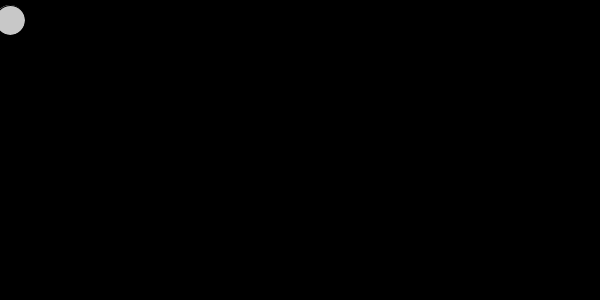
Frame 1 (no input)
Frame 60 (the mouse pressed at the canvas centre just before this capture): identical to frame 1, image omitted
Frame 120 (the mouse held since frame 60 and released just before this capture): identical to frame 1, image omitted

The Processing sketch that drew this single still picture (run headless with seeded random() and noise(); from frame 60 on, the mouse is pressed at the canvas centre):

// Processing sketch: button_controll
// ── button_controll.pde
// Buttons controlled game test #1
// By Alexander Noyanov


int x = 10;
int y = 20;
int step = 30;

// Green block drawing
void blockGreen(int x,int y){
      fill(0,200,0);
      rect(x,y,step,step);
      fill(0,100,0);
      rect(x+5,y+5,step-10,step-10);
      fill(0,50,0);
      rect(x+10,y+10,step-20,step-20);
}

void setup(){
  size(600,300);
}

void draw(){
  
  background(0);
  fill(200,200,200);
  ellipse(x,y,30,30);
  if(key == 'w'){
    key = '1';

  }else
  if(key=='d'){
    key = '1';
    x = x+step;
  }
  
}
